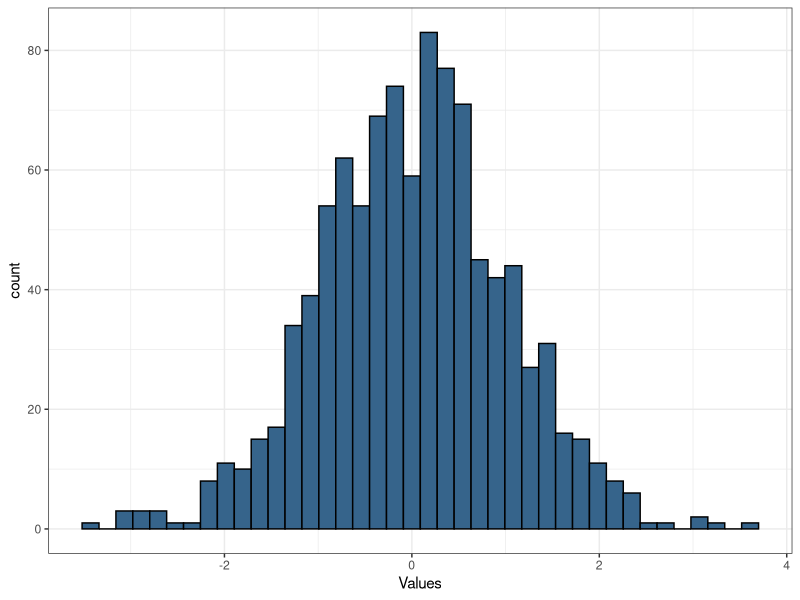
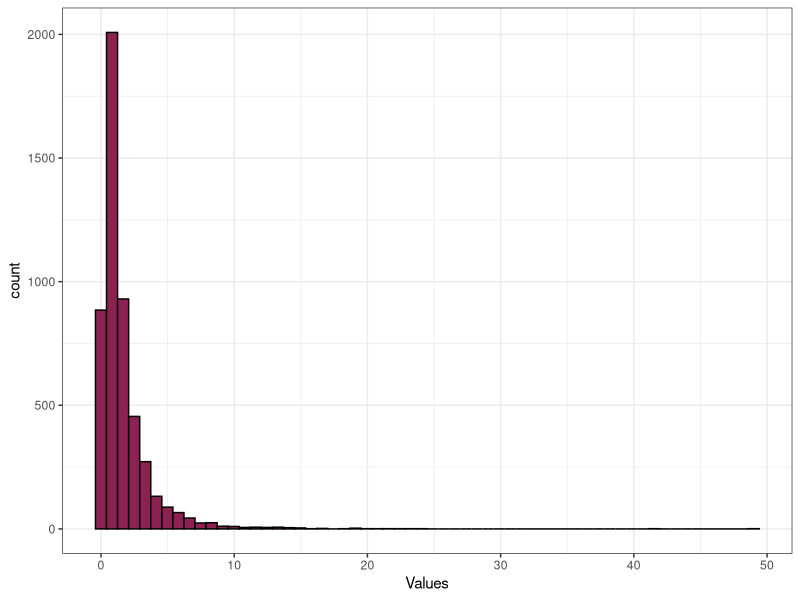

The R script that drew these images, in order:
## ---- chunk 1
library(tidyverse)
sample <- c(1, 4, 5, 10, 10)
getmode <- function(v) {
   uniqv <- unique(v)
   uniqv[which.max(tabulate(match(v, uniqv)))]
}
# 
# mean(sample)
# median(sample)
# getmode(sample)
## ---- chunk 2

normalvec <- rnorm(1000)

ggplot(mapping = aes(normalvec))+
  geom_histogram(color = "black", fill = "steelblue4", bins = 40)+
  xlab("Values")+
  ylab("count")+
  theme_bw()

## ---- chunk 3

lognormalvec <- rlnorm(5000)

ggplot(mapping = aes(lognormalvec))+
  geom_histogram(color = "black", fill = "violetred4", bins = 60)+
  xlab("Values")+
  ylab("count")+
  theme_bw()
